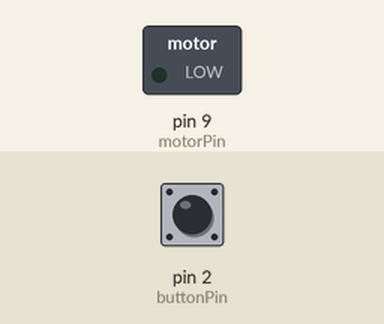
This sketch was run on a simulated Arduino Uno, built with avr-gcc and run on an emulated ATmega328P. Shown: switched loads named in the sketch (green lamp = pin HIGH). The inputs (shaded band) are chosen by the test bench; at power-on: pin 2 (buttonPin) HIGH.

Above: at 1.2 s.
1.3 s: pin 2 (buttonPin) pulled LOW for 0.15 s
At 1.37 s:
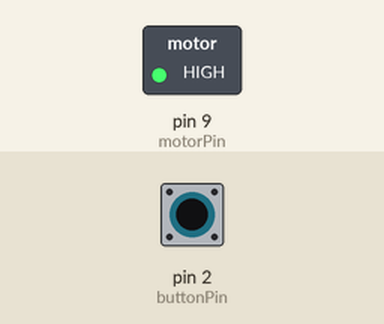
2.9 s: pin 2 (buttonPin) pulled LOW for 3.2 s
At 6.7 s:
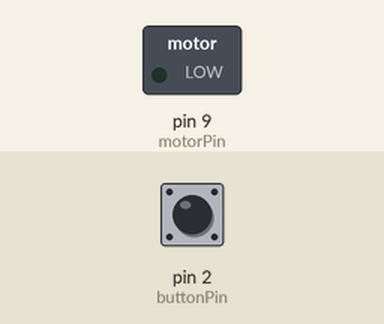
Timing chart, 0 to 8.2 s (numbered marks = the images above; inputs shaded):
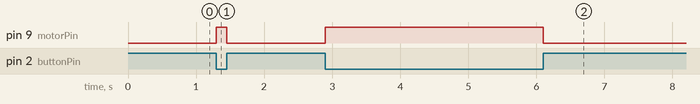

The sketch:

arduinoSpinningMotor.ino
```cpp
const int buttonPin = 2;    //button == pin2
const int motorPin = 9;       //button == pin9

int buttonState = 0;        //reads the state of the button

void setup(){
 pinMode(buttonPin, INPUT);
 pinMode(motorPin, OUTPUT);
}

void loop(){
  buttonState = digitalRead(buttonPin);

  //When button is pushed, voltage is LOW
  if(buttonState == LOW){
   digitalWrite(motorPin, HIGH);
  }
  else{
   digitalWrite(motorPin, LOW);
  }
}
```

Measured:
- after the input at 1.3 s, pin 9 (motorPin): LOW → HIGH at once, → LOW 0.15 s later
- after the input at 2.9 s, pin 9 (motorPin): LOW → HIGH at once, → LOW 3.2 s later
